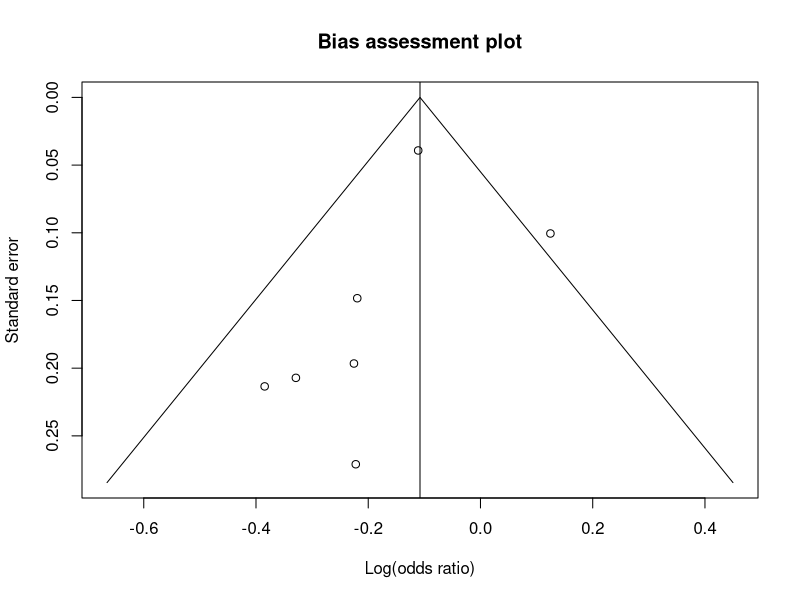
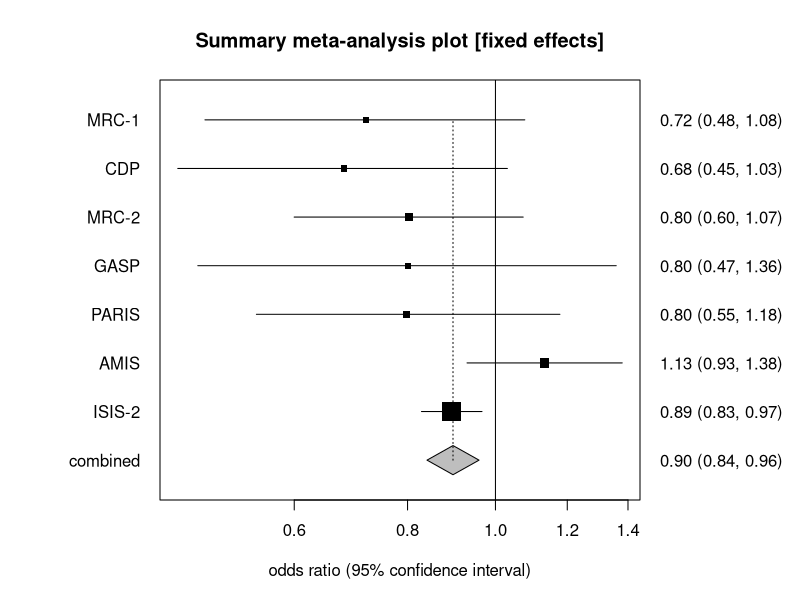
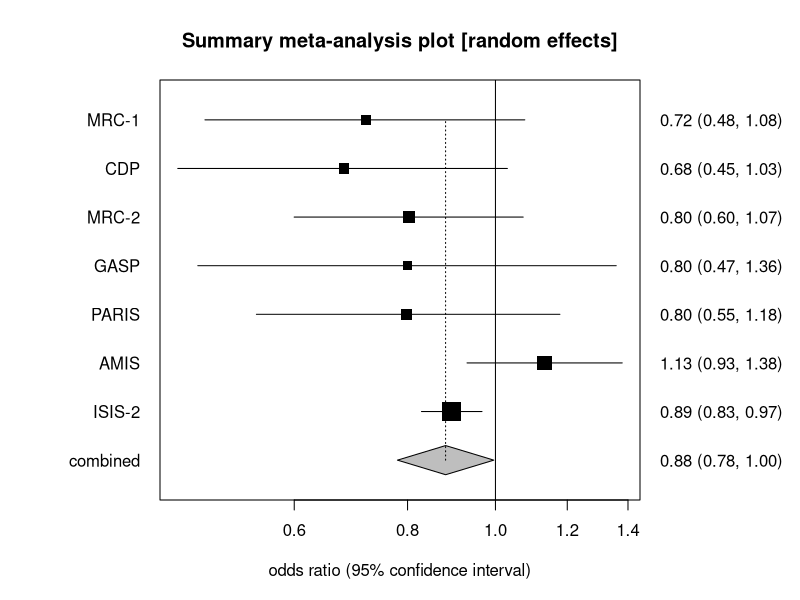

Reproduce these figures in R, in order.
# Summary data meta-analysis: the StatsDirect help example (the odds ratio of each of
# seven trials of aspirin after heart attack, Fleiss 1993, with its 95% confidence
# limits; the test workbook's Meta-analysis worksheet columns Odds Ratio, LCI, UCI and
# Study) in R
study <- c("MRC-1", "CDP", "MRC-2", "GASP", "PARIS", "AMIS", "ISIS-2")
or <- c(0.719714, 0.68076, 0.80287, 0.800739, 0.798143, 1.132736, 0.894969)
lower <- c(0.47831, 0.446423, 0.599864, 0.46972, 0.545041, 0.930385, 0.828783)
upper <- c(1.077371, 1.030758, 1.072965, 1.358784, 1.177753, 1.37967, 0.966411)
k <- length(or)
z <- qnorm(0.975)
six <- function(x) formatC(x, digits = 6, format = "f", drop0trailing = TRUE)
one <- function(x) formatC(x, digits = 1, format = "f", drop0trailing = TRUE)
pv <- function(p) {
  if (p < 0.0001) "P < 0.0001" else
    paste("P =", formatC(p, digits = 4, format = "f", drop0trailing = TRUE))
}

# Base R has no meta-analysis function, so the report is built from the formulae.
# A ratio is analysed on the log scale: each study's standard error of the log odds
# ratio is recovered from its limits as their log difference over twice the normal
# deviate (had standard errors been given instead, the limits would be recovered
# from them the other way round), and the inverse variance weights follow
y <- log(or)
se <- (log(upper) - log(lower)) / (2 * z)
w <- 1 / se^2
cat("Study  Odds ratio  SE  Approximate 95% CI\n")
for (i in 1:k) {
  cat(i, six(or[i]), six(se[i]), six(lower[i]), six(upper[i]), study[i], "\n")
}

# Fixed effects: the weighted mean of the log odds ratios, its standard error the
# root of the reciprocal of the total weight, transformed back to the ratio scale
pooled <- sum(w * y) / sum(w)
se_pooled <- 1 / sqrt(sum(w))
z_fixed <- pooled / se_pooled

# Cochran's Q about the pooled log odds ratio, then the DerSimonian-Laird moment
# estimate of the between studies variance, which inflates each study's variance
# for the random effects weights
q <- sum(w * (y - pooled)^2)
tau2 <- max(0, (q - (k - 1)) / (sum(w) - sum(w^2) / sum(w)))
w_dl <- 1 / (tau2 + se^2)
pooled_dl <- sum(w_dl * y) / sum(w_dl)
se_dl <- 1 / sqrt(sum(w_dl))
z_dl <- pooled_dl / se_dl

# The report's second table: each study's standardised effect, the log odds ratio on
# which the pooling is done, with its standard error on that scale and its share of
# the fixed and random weights
cat("Stratum  Standardized effect  Standard error  % Weights (fixed, random)\n")
for (i in 1:k) {
  cat(i, six(y[i]), six(se[i]), six(100 * w[i] / sum(w)),
      six(100 * w_dl[i] / sum(w_dl)), study[i], "\n")
}

cat("Fixed effects (inverse variance)\n")
cat("Pooled odds ratio = ", six(exp(pooled)), " (95% CI = ",
    six(exp(pooled - z * se_pooled)), " to ", six(exp(pooled + z * se_pooled)), ")\n",
    sep = "")
cat("Z (test Odds Ratio differs from 1) =", six(z_fixed), " ",
    pv(2 * pnorm(-abs(z_fixed))), "\n")

# I-squared = (Q - df) / Q, with the interval of the heterogeneity topic's default
# 'exact' option (the iterative method it credits to Hedges and Pigott, 2001): Q is
# treated as non-central chi-square and its distribution function at the observed Q
# is inverted for the non-centrality parameter lambda, the lower limit where that
# probability is 0.975 (0 when even the central distribution gives less) and the
# upper where it is 0.025; each limit becomes I-squared as lambda / (df + lambda)
cat("Non-combinability of studies\n")
dfree <- k - 1
cat("Cochran Q = ", six(q), "  (df = ", dfree, ")  ",
    pv(pchisq(q, dfree, lower.tail = FALSE)), "\n", sep = "")
cat("Moment-based estimate of between studies variance =", six(tau2), "\n")
i2 <- max(0, 100 * (q - dfree) / q)
lambda <- function(p) {
  if (pchisq(q, dfree) < p) 0 else
    uniroot(function(l) pchisq(q, dfree, ncp = l) - p, c(0, 10 * q + 100),
            tol = 1e-10)$root
}
lim <- c(lambda(0.975), lambda(0.025))
cat("I2 (inconsistency) = ", one(i2), "% (95% CI = ",
    one(100 * lim[1] / (dfree + lim[1])), "% to ",
    one(100 * lim[2] / (dfree + lim[2])), "%)\n", sep = "")

cat("Random effects (DerSimonian-Laird)\n")
cat("Pooled odds ratio = ", six(exp(pooled_dl)), " (95% CI = ",
    six(exp(pooled_dl - z * se_dl)), " to ", six(exp(pooled_dl + z * se_dl)), ")\n",
    sep = "")
cat("Z (test Odds Ratio) =", six(z_dl), " ", pv(2 * pnorm(-abs(z_dl))), "\n")

# Bias indicators. Begg and Mazumdar's test is Kendall's tau between each study's
# deviation from the pooled log odds ratio, standardised by its variance less the
# pooled variance, and that variance; with no ties among seven studies cor.test
# gives the exact two sided P (with tied standard errors it would give tau-b and a
# normal approximation, which the report corrects for continuity); the report marks
# the test as low in power when there are fewer than eleven studies
dev <- (y - pooled) / sqrt(se^2 - se_pooled^2)
kt <- cor.test(dev, se^2, method = "kendall")
cat("Bias indicators\n")
cat("Begg-Mazumdar: Kendall's tau =", six(kt$estimate), " ", pv(kt$p.value),
    "(low power)\n")

# Egger's test regresses each study's standardised effect (log odds ratio over its
# standard error) on its precision (one over that standard error); the bias is the
# intercept, judged by a t test on k - 2 degrees of freedom; the interval is at
# twice the analysis's alpha, 90% for this 95% analysis
fit <- lm(I(y / se) ~ I(1 / se))
bias <- coef(fit)[1]
se_bias <- sqrt(vcov(fit)[1, 1])
cat("Egger: bias = ", six(bias), " (90% CI = ", six(bias - qt(0.95, k - 2) * se_bias),
    " to ", six(bias + qt(0.95, k - 2) * se_bias), ")  ",
    pv(2 * pt(-abs(bias / se_bias), k - 2)), "\n", sep = "")

# The report's bias assessment (funnel) plot: each log odds ratio against its
# standard error, the axis reversed so that the 95% cone about the pooled log odds
# ratio opens downwards
se_top <- max(se) * 1.05
plot(y, se, ylim = c(se_top, 0), xlim = range(y, pooled + c(-1, 1) * z * se_top),
     xlab = "Log(odds ratio)", ylab = "Standard error", main = "Bias assessment plot")
abline(v = pooled)
lines(pooled + c(-1, 0, 1) * z * se_top, c(se_top, 0, se_top))

# The two forest plots: each study's odds ratio (the symbol size growing with its
# weight) with its interval on a log scale, the line of no effect at 1 and the
# pooled estimate as a diamond at the foot
forest <- function(weights, est, se_est, title) {
  yy <- rev(seq_len(k)) + 1
  limits <- exp(est + c(-1, 1) * z * se_est)
  par(mar = c(5, 8, 4, 8))
  plot(or, yy, log = "x", xlim = range(lower, upper, limits), ylim = c(0.5, k + 1.5),
       pch = 15, cex = 0.5 + 2 * sqrt(weights / max(weights)), yaxt = "n", ylab = "",
       xlab = "odds ratio (95% confidence interval)", main = title)
  segments(lower, yy, upper, yy)
  polygon(c(limits[1], exp(est), limits[2], exp(est)), c(1, 1.3, 1, 0.7), col = "grey")
  segments(exp(est), 1, exp(est), k + 1, lty = 3)
  abline(v = 1)
  axis(2, at = c(yy, 1), labels = c(study, "combined"), las = 1, tick = FALSE)
  axis(4, at = c(yy, 1), las = 1, tick = FALSE,
       labels = sprintf("%.2f (%.2f, %.2f)", c(or, exp(est)), c(lower, limits[1]),
                        c(upper, limits[2])))
}
forest(w, pooled, se_pooled, "Summary meta-analysis plot [fixed effects]")
forest(w_dl, pooled_dl, se_dl, "Summary meta-analysis plot [random effects]")
